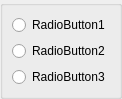
<ui version="4.0" >
 <class>DlgRef_3Check_QTD</class>
 <widget class="QWidget" name="DlgRef_3Check_QTD" >
  <property name="geometry" >
   <rect>
    <x>0</x>
    <y>0</y>
    <width>118</width>
    <height>88</height>
   </rect>
  </property>
  <property name="windowTitle" >
   <string/>
  </property>
  <layout class="QGridLayout" >
   <property name="margin" >
    <number>0</number>
   </property>
   <property name="spacing" >
    <number>6</number>
   </property>
   <item row="0" column="0" >
    <widget class="QGroupBox" name="GroupBox1" >
     <property name="title" >
      <string/>
     </property>
     <layout class="QGridLayout" >
      <property name="margin" >
       <number>9</number>
      </property>
      <property name="spacing" >
       <number>6</number>
      </property>
      <item row="1" column="0" >
       <widget class="QRadioButton" name="RadioButton2" >
        <property name="text" >
         <string>RadioButton2</string>
        </property>
       </widget>
      </item>
      <item row="0" column="0" >
       <widget class="QRadioButton" name="RadioButton1" >
        <property name="text" >
         <string>RadioButton1</string>
        </property>
       </widget>
      </item>
      <item row="2" column="0" >
       <widget class="QRadioButton" name="RadioButton3" >
        <property name="text" >
         <string>RadioButton3</string>
        </property>
       </widget>
      </item>
     </layout>
    </widget>
   </item>
  </layout>
 </widget>
 <layoutdefault spacing="6" margin="11" />
 <pixmapfunction>qPixmapFromMimeSource</pixmapfunction>
 <tabstops>
  <tabstop>RadioButton1</tabstop>
  <tabstop>RadioButton2</tabstop>
  <tabstop>RadioButton3</tabstop>
 </tabstops>
 <resources/>
 <connections/>
</ui>
